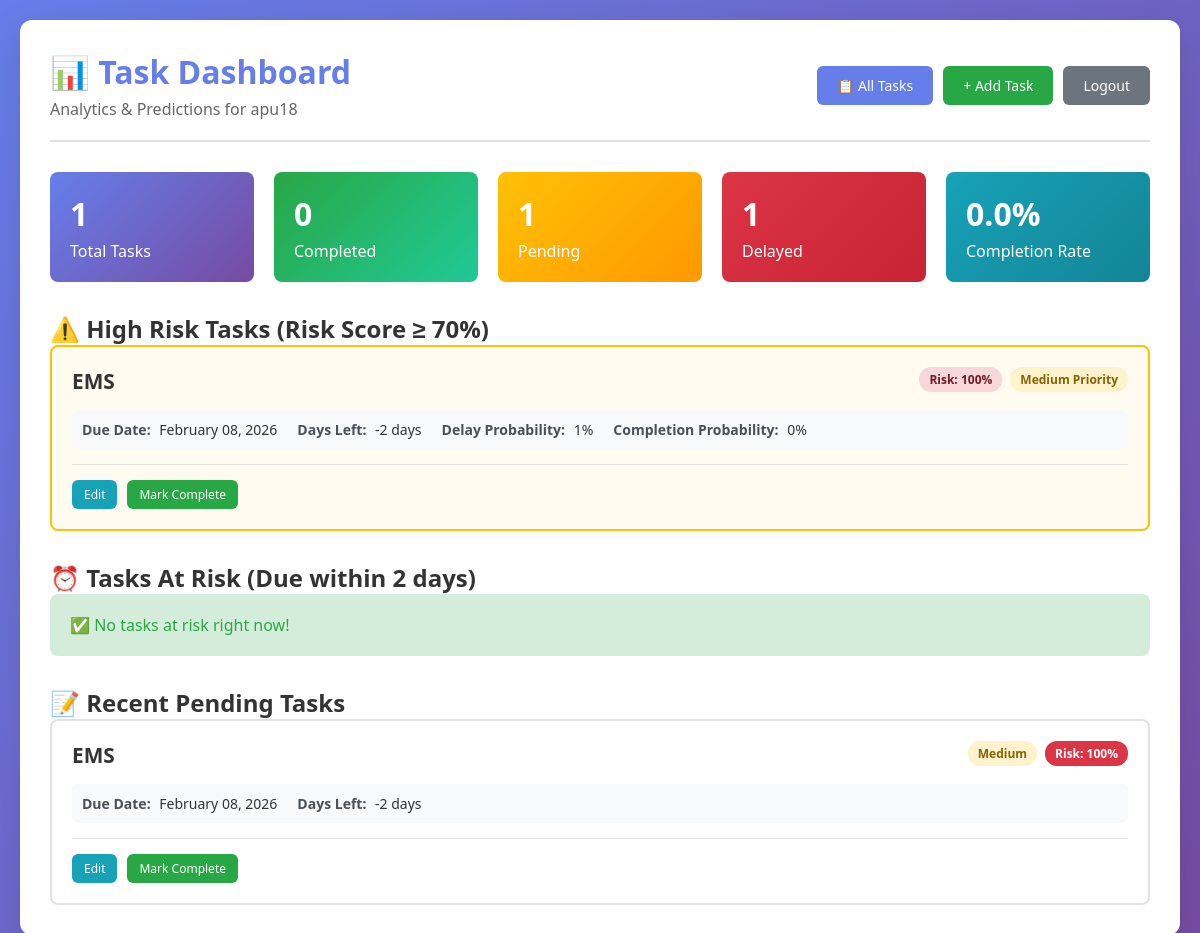
The app's page /dashboard/ (signed in) with its own data.
### tasks/models.py (models this page shows, shortened)
class Task(models.Model):
    user = models.ForeignKey(User, on_delete=models.CASCADE)
    title = models.CharField(max_length=200)
    description = models.TextField(blank=True)
    due_date = models.DateField()
    created_at = models.DateTimeField(auto_now_add=True)
    completed = models.BooleanField(default=False)
    completed_at = models.DateTimeField(null=True, blank=True)
    priority = models.CharField(
        max_length=10,
        choices=[('low', 'Low'), ('medium', 'Medium'), ('high', 'High')],
        default='medium'
    )
    class Meta:
        ordering = ['-created_at']
    def is_delayed(self):
        if self.completed and self.completed_at:
            return self.completed_at.date() > self.due_date
        return timezone.now().date() > self.due_date
    def is_at_risk(self):
        if self.completed:
            return False
        days_left = (self.due_date - timezone.now().date()).days
        return 0 <= days_left <= 2
    def days_until_due(self):
        return (self.due_date - timezone.now().date()).days
    def completion_probability(self):
        days_left = self.days_until_due()
        if days_left < 0:
            base_prob = 0.1  # Overdue tasks have low probability
        elif days_left == 0:
            base_prob = 0.3  # Due today
        elif days_left <= 2:
            base_prob = 0.5  # At risk
        elif days_left <= 7:
            base_prob = 0.7  # Due within week
        else:
            base_prob = 0.9  # Plenty of time
        priority_multiplier = {
            'high': 1.1,
            'medium': 1.0,
            'low': 0.9
        }
        final_prob = base_prob * priority_multiplier.get(self.priority, 1.0)
        return min(1.0, max(0.0, final_prob))  # Clamp between 0-1
    def delay_prediction(self):
        if self.completed:
            return 0.0  # Already completed
        days_left = self.days_until_due()
        if days_left < 0:
            return 1.0  # Already delayed
        elif days_left == 0:
            return 0.8  # High risk of delay today
        elif days_left <= 2:
            return 0.6  # Moderate risk
        elif days_left <= 7:
            return 0.3  # Low risk
        else:
            return 0.1  # Very low risk
    def risk_score(self):
        if self.completed:
            return 0
        days_left = self.days_until_due()
        base_score = 0
        if days_left < 0:
            base_score = OVERDUE_RISK  # Overdue
        elif days_left == 0:
            base_score = TODAY_RISK
        elif days_left == 1:
            base_score = TOMORROW_RISK
        elif days_left == 2:
            base_score = DAY_AFTER_RISK
        elif days_left <= 7:
            base_score = WEEK_RISK
        else:
            base_score = DEFAULT_RISK
        final_score = base_score + PRIORITY_ADJUSTMENTS.get(self.priority, 0)
        return max(0, min(100, final_score))  # Clamp between 0-100

### tasks/views.py (the view)
# urls.py: path('dashboard/', dashboard, name='dashboard'),
@login_required
def dashboard(request):
    tasks = Task.objects.filter(user=request.user)
    total_tasks = tasks.count()
    completed_tasks = tasks.filter(completed=True).count()
    pending_tasks = tasks.filter(completed=False).count()
    delayed_tasks = [t for t in tasks if t.is_delayed()]
    at_risk_tasks = [t for t in tasks if t.is_at_risk()]
    high_risk_tasks = [t for t in tasks.filter(completed=False) if t.risk_score() >= 70]
    completion_rate = (completed_tasks / total_tasks * 100) if total_tasks > 0 else 0
    context = {
        'total_tasks': total_tasks,
        'completed_tasks': completed_tasks,
        'pending_tasks': pending_tasks,
        'delayed_tasks': delayed_tasks,
        'at_risk_tasks': at_risk_tasks,
        'high_risk_tasks': high_risk_tasks,
        'completion_rate': round(completion_rate, 1),
        'tasks': tasks.filter(completed=False)[:5],  # Recent pending tasks
    }
    return render(request, 'tasks/dashboard.html', context)

### templates/tasks/dashboard.html (shortened to what this page needs)
<!DOCTYPE html>
<html lang="en">
<head>
    {% load static %}
    <link rel="stylesheet" href="{% static 'tasks/css/style.css' %}">
</head>
<body>
    <div class="container">
        <header>
            <div>
                <h1>📊 Task Dashboard</h1>
                <p style="color: #666; margin-top: 5px;">Analytics & Predictions for {{ user.username }}</p>
            </div>
            <div style="display: flex; gap: 10px; align-items: center;">
                <a href="{% url 'task_list' %}" class="btn btn-primary">📋 All Tasks</a>
                <a href="{% url 'create_task' %}" class="btn btn-success">+ Add Task</a>
                <a href="{% url 'logout' %}" class="btn btn-secondary">Logout</a>
            </div>
        </header>
        <div style="display: grid; grid-template-columns: repeat(auto-fit, minmax(200px, 1fr)); gap: 20px; margin-bottom: 30px;">
            <div class="stat-card" style="background: linear-gradient(135deg, #667eea 0%, #764ba2 100%); color: white; padding: 20px; border-radius: 8px;">
                <h3 style="margin: 0; font-size: 2em;">{{ total_tasks }}</h3>
                <p style="margin: 5px 0 0 0;">Total Tasks</p>
            </div>
            <div class="stat-card" style="background: linear-gradient(135deg, #28a745 0%, #20c997 100%); color: white; padding: 20px; border-radius: 8px;">
                <h3 style="margin: 0; font-size: 2em;">{{ completed_tasks }}</h3>
                <p style="margin: 5px 0 0 0;">Completed</p>
            </div>
            <div class="stat-card" style="background: linear-gradient(135deg, #ffc107 0%, #ff9800 100%); color: white; padding: 20px; border-radius: 8px;">
                <h3 style="margin: 0; font-size: 2em;">{{ pending_tasks }}</h3>
                <p style="margin: 5px 0 0 0;">Pending</p>
            </div>
            <div class="stat-card" style="background: linear-gradient(135deg, #dc3545 0%, #c82333 100%); color: white; padding: 20px; border-radius: 8px;">
                <h3 style="margin: 0; font-size: 2em;">{{ delayed_tasks|length }}</h3>
                <p style="margin: 5px 0 0 0;">Delayed</p>
            </div>
            <div class="stat-card" style="background: linear-gradient(135deg, #17a2b8 0%, #138496 100%); color: white; padding: 20px; border-radius: 8px;">
                <h3 style="margin: 0; font-size: 2em;">{{ completion_rate }}%</h3>
                <p style="margin: 5px 0 0 0;">Completion Rate</p>
            </div>
        </div>
        <div style="margin-bottom: 30px;">
            <h2>⚠️ High Risk Tasks (Risk Score ≥ 70%)</h2>
            {% if high_risk_tasks %}
                <div class="task-list">
                    {% for task in high_risk_tasks %}
                        <div class="task-card at-risk">
                            <div class="task-header">
                                <h3>{{ task.title }}</h3>
                                <div class="task-status">
                                    <span class="badge badge-danger">Risk: {{ task.risk_score }}%</span>
                                    <span class="badge badge-warning">{{ task.get_priority_display }} Priority</span>
                                </div>
                            </div>
                            <div class="task-meta">
                                <div class="meta-item">
                                    <strong>Due Date:</strong> {{ task.due_date|date:"F d, Y" }}
                                </div>
                                <div class="meta-item">
                                    <strong>Days Left:</strong> {{ task.days_until_due }} day{{ task.days_until_due|pluralize }}
                                </div>
                                <div class="meta-item">
                                    <strong>Delay Probability:</strong> {{ task.delay_prediction|floatformat:0 }}%
                                </div>
                                <div class="meta-item">
                                    <strong>Completion Probability:</strong> {{ task.completion_probability|floatformat:0 }}%
                                </div>
                            </div>
                            <div class="task-actions">
                                <a href="{% url 'update_task' task.id %}" class="btn btn-info btn-sm">Edit</a>
                                <a href="{% url 'toggle_task' task.id %}" class="btn btn-success btn-sm">Mark Complete</a>
                            </div>
                        </div>
                    {% endfor %}
                </div>
            {% else %}
                <p style="color: #28a745; padding: 20px; background: #d4edda; border-radius: 8px;">
                    ✅ Great! No high-risk tasks at the moment.
                </p>
            {% endif %}
        </div>
        <div style="margin-bottom: 30px;">
            <h2>⏰ Tasks At Risk (Due within 2 days)</h2>
            {% if at_risk_tasks %}
                <div class="task-list">
                    {% for task in at_risk_tasks %}
                        <div class="task-card at-risk">
                            <div class="task-header">
                                <h3>{{ task.title }}</h3>
                                <div class="task-status">
                                    <span class="badge badge-danger">⚠ At Risk</span>
                                    <span class="badge" style="background-color: {% if task.risk_score >= 70 %}#dc3545{% elif task.risk_score >= 40 %}#ffc107{% else %}#28a745{% endif %}; color: white;">
                                        Risk: {{ task.risk_score }}%
                                    </span>
                                </div>
                            </div>
                            <div class="task-meta">
                                <div class="meta-item">
                                    <strong>Due Date:</strong> {{ task.due_date|date:"F d, Y" }}
                                </div>
                                <div class="meta-item">
                                    <strong>Days Left:</strong> {{ task.days_until_due }} day{{ task.days_until_due|pluralize }}
                                </div>
                            </div>
                            <div class="task-actions">
                                <a href="{% url 'update_task' task.id %}" class="btn btn-info btn-sm">Edit</a>
                                <a href="{% url 'toggle_task' task.id %}" class="btn btn-success btn-sm">Mark Complete</a>
                            </div>
                        </div>
                    {% endfor %}
                </div>
            {% else %}
                <p style="color: #28a745; padding: 20px; background: #d4edda; border-radius: 8px;">
                    ✅ No tasks at risk right now!
                </p>
            {% endif %}
        </div>
        <div>
            <h2>📝 Recent Pending Tasks</h2>
            {% if tasks %}
                <div class="task-list">
                    {% for task in tasks %}
                        <div class="task-card">
                            <div class="task-header">
                                <h3>{{ task.title }}</h3>
                                <div class="task-status">
                                    <span class="badge {% if task.priority == 'high' %}badge-danger{% elif task.priority == 'medium' %}badge-warning{% else %}badge-info{% endif %}">
                                        {{ task.get_priority_display }}
                                    </span>
                                    <span class="badge" style="background-color: {% if task.risk_score >= 70 %}#dc3545{% elif task.risk_score >= 40 %}#ffc107{% else %}#28a745{% endif %}; color: white;">
                                        Risk: {{ task.risk_score }}%
                                    </span>
                                </div>
                            </div>
                            <div class="task-meta">
                                <div class="meta-item">
                                    <strong>Due Date:</strong> {{ task.due_date|date:"F d, Y" }}
                                </div>
                                <div class="meta-item">
                                    <strong>Days Left:</strong> {{ task.days_until_due }} day{{ task.days_until_due|pluralize }}
                                </div>
                            </div>
                            <div class="task-actions">
                                <a href="{% url 'update_task' task.id %}" class="btn btn-info btn-sm">Edit</a>
                                <a href="{% url 'toggle_task' task.id %}" class="btn btn-success btn-sm">Mark Complete</a>
                            </div>
                        </div>
                    {% endfor %}
                </div>
            {% else %}
                <p style="color: #6c757d; padding: 20px; background: #f8f9fa; border-radius: 8px;">
                    No pending tasks. <a href="{% url 'create_task' %}">Create your first task!</a>
                </p>
            {% endif %}
        </div>
    </div>
</body>
</html>

### tasks/static/tasks/css/style.css (style rules this page uses)
* { margin: 0; padding: 0; box-sizing: border-box; }
body { font-family: 'Segoe UI', Tahoma, Geneva, Verdana, sans-serif; background: linear-gradient(135deg, #667eea 0%, #764ba2 100%); min-height: 100vh; padding: 20px; color: #333; }
.container { max-width: 1200px; margin: 0 auto; background: white; border-radius: 12px; box-shadow: 0 10px 40px rgba(0, 0, 0, 0.1); padding: 30px; }
header { display: flex; justify-content: space-between; align-items: center; margin-bottom: 30px; padding-bottom: 20px; border-bottom: 2px solid #e0e0e0; }
header h1 { color: #667eea; font-size: 2em; font-weight: 600; }
.btn { display: inline-block; padding: 10px 20px; border: none; border-radius: 6px; text-decoration: none; font-weight: 500; cursor: pointer; transition: all 0.3s ease; font-size: 14px; }
.btn-primary { background-color: #667eea; color: white; }
.btn-secondary { background-color: #6c757d; color: white; }
.btn-success { background-color: #28a745; color: white; }
.btn-info { background-color: #17a2b8; color: white; }
.btn-sm { padding: 6px 12px; font-size: 12px; }
.task-list { display: grid; gap: 20px; }
.task-card { background: white; border: 2px solid #e0e0e0; border-radius: 8px; padding: 20px; transition: all 0.3s ease; }
.task-card.at-risk { border-color: #ffc107; background-color: #fffbf0; }
.task-header { display: flex; justify-content: space-between; align-items: flex-start; margin-bottom: 15px; flex-wrap: wrap; gap: 10px; }
.task-header h3 { color: #333; font-size: 1.3em; flex: 1; }
.task-status { display: flex; gap: 8px; flex-wrap: wrap; }
.task-meta { display: flex; flex-wrap: wrap; gap: 20px; margin-bottom: 15px; padding: 10px; background-color: #f8f9fa; border-radius: 6px; }
.meta-item { font-size: 14px; }
.meta-item strong { color: #495057; margin-right: 5px; }
.task-actions { display: flex; gap: 10px; flex-wrap: wrap; padding-top: 15px; border-top: 1px solid #e0e0e0; }
.badge { display: inline-block; padding: 4px 10px; border-radius: 12px; font-size: 12px; font-weight: 600; }
.badge-warning { background-color: #fff3cd; color: #856404; }
.badge-danger { background-color: #f8d7da; color: #721c24; }

### records on screen
Task: title "EMS", risk_score "100", priority "Medium", due_date "February 08, 2026", days_until_due "-2", delay_prediction "1", completion_probability "0"

### other values on screen
{{ user.username }} "apu18"
{{ total_tasks }} "1"
{{ completed_tasks }} "0"
{{ pending_tasks }} "1"
{{ delayed_tasks|length }} "1"
{{ completion_rate }} "0.0"
